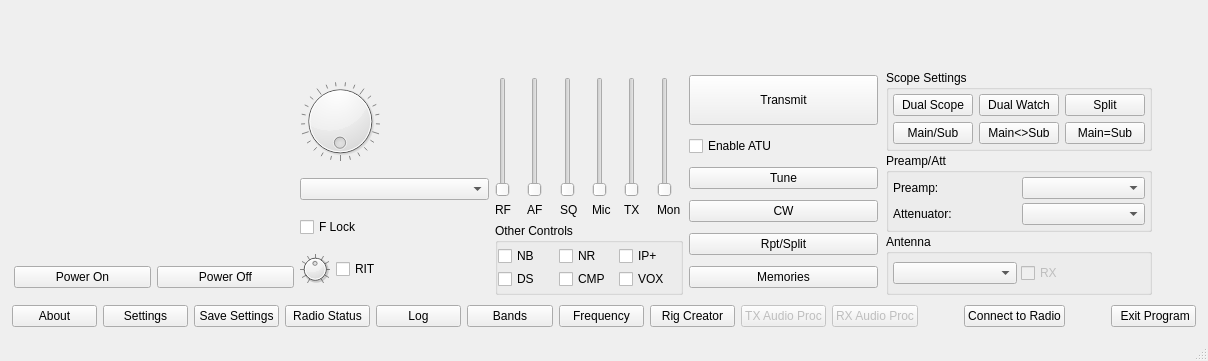
<?xml version="1.0" encoding="UTF-8"?>
<ui version="4.0">
 <class>wfmain</class>
 <widget class="QMainWindow" name="wfmain">
  <property name="geometry">
   <rect>
    <x>0</x>
    <y>0</y>
    <width>1208</width>
    <height>361</height>
   </rect>
  </property>
  <property name="acceptDrops">
   <bool>true</bool>
  </property>
  <property name="windowTitle">
   <string>wfmain</string>
  </property>
  <widget class="QWidget" name="centralWidget">
   <layout class="QVBoxLayout" name="verticalLayout">
    <item>
     <widget class="QFrame" name="scopeVFOGroup">
      <property name="sizePolicy">
       <sizepolicy hsizetype="Preferred" vsizetype="Preferred">
        <horstretch>0</horstretch>
        <verstretch>0</verstretch>
       </sizepolicy>
      </property>
      <property name="frameShape">
       <enum>QFrame::NoFrame</enum>
      </property>
      <layout class="QVBoxLayout" name="scopeVFOLayout">
       <property name="spacing">
        <number>0</number>
       </property>
       <property name="leftMargin">
        <number>0</number>
       </property>
       <property name="topMargin">
        <number>0</number>
       </property>
       <property name="rightMargin">
        <number>0</number>
       </property>
       <property name="bottomMargin">
        <number>0</number>
       </property>
       <item>
        <layout class="QVBoxLayout" name="vfoLayout">
         <property name="spacing">
          <number>0</number>
         </property>
         <property name="leftMargin">
          <number>0</number>
         </property>
         <property name="topMargin">
          <number>0</number>
         </property>
         <property name="rightMargin">
          <number>0</number>
         </property>
         <property name="bottomMargin">
          <number>0</number>
         </property>
        </layout>
       </item>
      </layout>
     </widget>
    </item>
    <item>
     <widget class="QFrame" name="mainGroup">
      <property name="sizePolicy">
       <sizepolicy hsizetype="Preferred" vsizetype="Fixed">
        <horstretch>0</horstretch>
        <verstretch>0</verstretch>
       </sizepolicy>
      </property>
      <property name="frameShape">
       <enum>QFrame::NoFrame</enum>
      </property>
      <property name="lineWidth">
       <number>1</number>
      </property>
      <property name="midLineWidth">
       <number>0</number>
      </property>
      <layout class="QVBoxLayout" name="verticalLayout_2">
       <property name="spacing">
        <number>2</number>
       </property>
       <property name="leftMargin">
        <number>3</number>
       </property>
       <property name="topMargin">
        <number>3</number>
       </property>
       <property name="rightMargin">
        <number>3</number>
       </property>
       <property name="bottomMargin">
        <number>3</number>
       </property>
       <item>
        <layout class="QHBoxLayout" name="horizontalLayout_2">
         <item>
          <layout class="QVBoxLayout" name="metersVerticalLayout">
           <property name="leftMargin">
            <number>0</number>
           </property>
           <item>
            <layout class="QVBoxLayout" name="meterLayout">
             <property name="spacing">
              <number>0</number>
             </property>
             <property name="topMargin">
              <number>0</number>
             </property>
             <property name="bottomMargin">
              <number>0</number>
             </property>
             <item>
              <widget class="meter" name="meterSPoWidget" native="true">
               <property name="sizePolicy">
                <sizepolicy hsizetype="Preferred" vsizetype="Fixed">
                 <horstretch>0</horstretch>
                 <verstretch>0</verstretch>
                </sizepolicy>
               </property>
               <property name="minimumSize">
                <size>
                 <width>280</width>
                 <height>30</height>
                </size>
               </property>
               <property name="maximumSize">
                <size>
                 <width>16777215</width>
                 <height>60</height>
                </size>
               </property>
              </widget>
             </item>
             <item>
              <widget class="meter" name="meter2Widget" native="true">
               <property name="sizePolicy">
                <sizepolicy hsizetype="Preferred" vsizetype="Fixed">
                 <horstretch>0</horstretch>
                 <verstretch>0</verstretch>
                </sizepolicy>
               </property>
               <property name="minimumSize">
                <size>
                 <width>280</width>
                 <height>30</height>
                </size>
               </property>
               <property name="maximumSize">
                <size>
                 <width>16777215</width>
                 <height>60</height>
                </size>
               </property>
              </widget>
             </item>
             <item>
              <widget class="meter" name="meter3Widget" native="true">
               <property name="minimumSize">
                <size>
                 <width>0</width>
                 <height>30</height>
                </size>
               </property>
               <property name="maximumSize">
                <size>
                 <width>16777215</width>
                 <height>60</height>
                </size>
               </property>
              </widget>
             </item>
            </layout>
           </item>
           <item>
            <layout class="QHBoxLayout" name="horizontalLayout_27">
             <item>
              <widget class="QPushButton" name="rigPowerOnBtn">
               <property name="focusPolicy">
                <enum>Qt::NoFocus</enum>
               </property>
               <property name="toolTip">
                <string>&lt;html&gt;&lt;head/&gt;&lt;body&gt;&lt;p&gt;Turns the radio on&lt;/p&gt;&lt;/body&gt;&lt;/html&gt;</string>
               </property>
               <property name="text">
                <string>Power On</string>
               </property>
              </widget>
             </item>
             <item>
              <widget class="QPushButton" name="rigPowerOffBtn">
               <property name="focusPolicy">
                <enum>Qt::NoFocus</enum>
               </property>
               <property name="toolTip">
                <string>&lt;html&gt;&lt;head/&gt;&lt;body&gt;&lt;p&gt;Turns the radio off&lt;/p&gt;&lt;/body&gt;&lt;/html&gt;</string>
               </property>
               <property name="text">
                <string>Power Off</string>
               </property>
              </widget>
             </item>
            </layout>
           </item>
          </layout>
         </item>
         <item>
          <layout class="QVBoxLayout" name="tuningLayout">
           <property name="rightMargin">
            <number>0</number>
           </property>
           <item>
            <widget class="QDial" name="freqDial">
             <property name="sizePolicy">
              <sizepolicy hsizetype="Fixed" vsizetype="Fixed">
               <horstretch>0</horstretch>
               <verstretch>0</verstretch>
              </sizepolicy>
             </property>
             <property name="minimumSize">
              <size>
               <width>60</width>
               <height>60</height>
              </size>
             </property>
             <property name="maximumSize">
              <size>
               <width>80</width>
               <height>80</height>
              </size>
             </property>
             <property name="accessibleName">
              <string>Tuning Dial</string>
             </property>
             <property name="minimum">
              <number>3000</number>
             </property>
             <property name="maximum">
              <number>4000</number>
             </property>
             <property name="singleStep">
              <number>10</number>
             </property>
             <property name="pageStep">
              <number>100</number>
             </property>
             <property name="wrapping">
              <bool>true</bool>
             </property>
             <property name="notchesVisible">
              <bool>true</bool>
             </property>
            </widget>
           </item>
           <item>
            <widget class="QComboBox" name="tuningStepCombo">
             <property name="toolTip">
              <string>Tuning Step Selection possibly. Or not...</string>
             </property>
             <property name="accessibleName">
              <string>Tuning Step Selection</string>
             </property>
             <property name="sizeAdjustPolicy">
              <enum>QComboBox::AdjustToContents</enum>
             </property>
            </widget>
           </item>
           <item>
            <widget class="QCheckBox" name="tuneLockChk">
             <property name="accessibleName">
              <string>Frequency Lock</string>
             </property>
             <property name="text">
              <string>F Lock</string>
             </property>
            </widget>
           </item>
           <item>
            <layout class="QHBoxLayout" name="horizontalLayout_25">
             <item>
              <widget class="QDial" name="ritTuneDial">
               <property name="maximumSize">
                <size>
                 <width>30</width>
                 <height>30</height>
                </size>
               </property>
               <property name="accessibleName">
                <string>R I T Dial</string>
               </property>
               <property name="minimum">
                <number>-500</number>
               </property>
               <property name="maximum">
                <number>500</number>
               </property>
               <property name="singleStep">
                <number>10</number>
               </property>
               <property name="pageStep">
                <number>50</number>
               </property>
               <property name="invertedAppearance">
                <bool>false</bool>
               </property>
               <property name="notchTarget">
                <double>10.000000000000000</double>
               </property>
               <property name="notchesVisible">
                <bool>true</bool>
               </property>
              </widget>
             </item>
             <item>
              <widget class="QCheckBox" name="ritEnableChk">
               <property name="accessibleName">
                <string>R I T Enable</string>
               </property>
               <property name="text">
                <string>RIT</string>
               </property>
              </widget>
             </item>
            </layout>
           </item>
          </layout>
         </item>
         <item>
          <layout class="QVBoxLayout" name="controlsLayout">
           <item>
            <spacer name="verticalSpacer">
             <property name="orientation">
              <enum>Qt::Vertical</enum>
             </property>
             <property name="sizeHint" stdset="0">
              <size>
               <width>20</width>
               <height>5</height>
              </size>
             </property>
            </spacer>
           </item>
           <item>
            <layout class="QHBoxLayout" name="levelsHorizontalLayout">
             <property name="spacing">
              <number>6</number>
             </property>
             <property name="sizeConstraint">
              <enum>QLayout::SetDefaultConstraint</enum>
             </property>
             <property name="topMargin">
              <number>0</number>
             </property>
             <item>
              <layout class="QVBoxLayout" name="rfVerticalLayout">
               <property name="spacing">
                <number>6</number>
               </property>
               <property name="sizeConstraint">
                <enum>QLayout::SetDefaultConstraint</enum>
               </property>
               <property name="rightMargin">
                <number>0</number>
               </property>
               <item>
                <widget class="QSlider" name="rfGainSlider">
                 <property name="sizePolicy">
                  <sizepolicy hsizetype="Fixed" vsizetype="Fixed">
                   <horstretch>0</horstretch>
                   <verstretch>0</verstretch>
                  </sizepolicy>
                 </property>
                 <property name="minimumSize">
                  <size>
                   <width>0</width>
                   <height>120</height>
                  </size>
                 </property>
                 <property name="maximumSize">
                  <size>
                   <width>16777215</width>
                   <height>16777215</height>
                  </size>
                 </property>
                 <property name="toolTip">
                  <string>RX RF Gain</string>
                 </property>
                 <property name="accessibleName">
                  <string>RF Gain</string>
                 </property>
                 <property name="accessibleDescription">
                  <string>Receiver RF Gain</string>
                 </property>
                 <property name="maximum">
                  <number>255</number>
                 </property>
                </widget>
               </item>
               <item>
                <widget class="QLabel" name="rfGainLabel">
                 <property name="minimumSize">
                  <size>
                   <width>0</width>
                   <height>0</height>
                  </size>
                 </property>
                 <property name="maximumSize">
                  <size>
                   <width>16777215</width>
                   <height>15</height>
                  </size>
                 </property>
                 <property name="text">
                  <string>RF</string>
                 </property>
                </widget>
               </item>
              </layout>
             </item>
             <item>
              <layout class="QVBoxLayout" name="afVerticalLayout">
               <property name="rightMargin">
                <number>0</number>
               </property>
               <item>
                <widget class="QSlider" name="afGainSlider">
                 <property name="sizePolicy">
                  <sizepolicy hsizetype="Fixed" vsizetype="Fixed">
                   <horstretch>0</horstretch>
                   <verstretch>0</verstretch>
                  </sizepolicy>
                 </property>
                 <property name="minimumSize">
                  <size>
                   <width>0</width>
                   <height>120</height>
                  </size>
                 </property>
                 <property name="maximumSize">
                  <size>
                   <width>16777215</width>
                   <height>16777215</height>
                  </size>
                 </property>
                 <property name="toolTip">
                  <string>RX AF Gain</string>
                 </property>
                 <property name="accessibleName">
                  <string>AF Gain</string>
                 </property>
                 <property name="accessibleDescription">
                  <string>Receive Audio Level. Sets rig volume on USB rigs, and sets PC volume on LAN rigs.</string>
                 </property>
                 <property name="maximum">
                  <number>255</number>
                 </property>
                </widget>
               </item>
               <item>
                <widget class="QLabel" name="afGainLabel">
                 <property name="maximumSize">
                  <size>
                   <width>16777215</width>
                   <height>15</height>
                  </size>
                 </property>
                 <property name="text">
                  <string>AF</string>
                 </property>
                </widget>
               </item>
              </layout>
             </item>
             <item>
              <layout class="QVBoxLayout" name="sqVerticalLayout">
               <property name="leftMargin">
                <number>0</number>
               </property>
               <item>
                <widget class="QSlider" name="sqlSlider">
                 <property name="sizePolicy">
                  <sizepolicy hsizetype="Fixed" vsizetype="Fixed">
                   <horstretch>0</horstretch>
                   <verstretch>0</verstretch>
                  </sizepolicy>
                 </property>
                 <property name="minimumSize">
                  <size>
                   <width>0</width>
                   <height>120</height>
                  </size>
                 </property>
                 <property name="maximumSize">
                  <size>
                   <width>16777215</width>
                   <height>16777215</height>
                  </size>
                 </property>
                 <property name="toolTip">
                  <string>&lt;html&gt;&lt;head/&gt;&lt;body&gt;&lt;p&gt;Squelch&lt;/p&gt;&lt;/body&gt;&lt;/html&gt;</string>
                 </property>
                 <property name="accessibleName">
                  <string>Squelch</string>
                 </property>
                 <property name="accessibleDescription">
                  <string>Squelch control. Top is fully-muted, bottom is wide open.</string>
                 </property>
                 <property name="maximum">
                  <number>255</number>
                 </property>
                </widget>
               </item>
               <item>
                <widget class="QLabel" name="squelchLabel">
                 <property name="maximumSize">
                  <size>
                   <width>16777215</width>
                   <height>15</height>
                  </size>
                 </property>
                 <property name="text">
                  <string>SQ</string>
                 </property>
                </widget>
               </item>
              </layout>
             </item>
             <item>
              <layout class="QVBoxLayout" name="micVerticalLayout">
               <property name="leftMargin">
                <number>0</number>
               </property>
               <item>
                <widget class="QSlider" name="micGainSlider">
                 <property name="sizePolicy">
                  <sizepolicy hsizetype="Fixed" vsizetype="Fixed">
                   <horstretch>0</horstretch>
                   <verstretch>0</verstretch>
                  </sizepolicy>
                 </property>
                 <property name="minimumSize">
                  <size>
                   <width>0</width>
                   <height>120</height>
                  </size>
                 </property>
                 <property name="maximumSize">
                  <size>
                   <width>16777215</width>
                   <height>16777215</height>
                  </size>
                 </property>
                 <property name="toolTip">
                  <string>Mic Gain</string>
                 </property>
                 <property name="accessibleName">
                  <string>Transmit Audio Gain</string>
                 </property>
                 <property name="accessibleDescription">
                  <string>Sets the gain for the transmit audio source, for example mic gain or accessory port gain</string>
                 </property>
                 <property name="maximum">
                  <number>255</number>
                 </property>
                </widget>
               </item>
               <item>
                <widget class="QLabel" name="modSliderLbl">
                 <property name="maximumSize">
                  <size>
                   <width>16777215</width>
                   <height>15</height>
                  </size>
                 </property>
                 <property name="text">
                  <string>Mic</string>
                 </property>
                </widget>
               </item>
              </layout>
             </item>
             <item>
              <layout class="QVBoxLayout" name="txVerticalLayout">
               <property name="rightMargin">
                <number>0</number>
               </property>
               <item>
                <widget class="QSlider" name="txPowerSlider">
                 <property name="sizePolicy">
                  <sizepolicy hsizetype="Fixed" vsizetype="Fixed">
                   <horstretch>0</horstretch>
                   <verstretch>0</verstretch>
                  </sizepolicy>
                 </property>
                 <property name="minimumSize">
                  <size>
                   <width>0</width>
                   <height>120</height>
                  </size>
                 </property>
                 <property name="maximumSize">
                  <size>
                   <width>16777215</width>
                   <height>16777215</height>
                  </size>
                 </property>
                 <property name="toolTip">
                  <string>Transmit Power</string>
                 </property>
                 <property name="accessibleName">
                  <string>Transmit Power</string>
                 </property>
                 <property name="accessibleDescription">
                  <string>Transmit power level</string>
                 </property>
                 <property name="maximum">
                  <number>255</number>
                 </property>
                </widget>
               </item>
               <item>
                <widget class="QLabel" name="txPowerLabel">
                 <property name="maximumSize">
                  <size>
                   <width>16777215</width>
                   <height>15</height>
                  </size>
                 </property>
                 <property name="text">
                  <string>TX</string>
                 </property>
                </widget>
               </item>
              </layout>
             </item>
             <item>
              <layout class="QVBoxLayout" name="monVerticalLayout">
               <item>
                <widget class="QSlider" name="monitorSlider">
                 <property name="sizePolicy">
                  <sizepolicy hsizetype="Fixed" vsizetype="Fixed">
                   <horstretch>0</horstretch>
                   <verstretch>0</verstretch>
                  </sizepolicy>
                 </property>
                 <property name="minimumSize">
                  <size>
                   <width>0</width>
                   <height>120</height>
                  </size>
                 </property>
                 <property name="maximumSize">
                  <size>
                   <width>16777215</width>
                   <height>16777215</height>
                  </size>
                 </property>
                 <property name="toolTip">
                  <string>Set the rado monitor level</string>
                 </property>
                 <property name="accessibleName">
                  <string>Monitor Level</string>
                 </property>
                 <property name="accessibleDescription">
                  <string>Transmit monitor audio level</string>
                 </property>
                 <property name="maximum">
                  <number>255</number>
                 </property>
                </widget>
               </item>
               <item>
                <widget class="ClickableLabel" name="monitorLabel">
                 <property name="maximumSize">
                  <size>
                   <width>16777215</width>
                   <height>15</height>
                  </size>
                 </property>
                 <property name="text">
                  <string>Mon</string>
                 </property>
                </widget>
               </item>
              </layout>
             </item>
            </layout>
           </item>
           <item>
            <widget class="QGroupBox" name="OtherControlsGrp">
             <property name="title">
              <string>Other Controls</string>
             </property>
             <layout class="QVBoxLayout" name="verticalLayout_3">
              <property name="spacing">
               <number>3</number>
              </property>
              <property name="leftMargin">
               <number>0</number>
              </property>
              <property name="topMargin">
               <number>3</number>
              </property>
              <property name="rightMargin">
               <number>0</number>
              </property>
              <property name="bottomMargin">
               <number>3</number>
              </property>
              <item>
               <layout class="QHBoxLayout" name="horizontalLayout_6">
                <property name="spacing">
                 <number>0</number>
                </property>
                <item>
                 <widget class="QCheckBox" name="nbEnableChk">
                  <property name="toolTip">
                   <string>Noise Blanker</string>
                  </property>
                  <property name="accessibleName">
                   <string>Noise Blanker</string>
                  </property>
                  <property name="text">
                   <string>NB</string>
                  </property>
                 </widget>
                </item>
                <item>
                 <widget class="QCheckBox" name="nrEnableChk">
                  <property name="toolTip">
                   <string>Noise Reduction</string>
                  </property>
                  <property name="accessibleName">
                   <string>Noise Reduction</string>
                  </property>
                  <property name="text">
                   <string>NR</string>
                  </property>
                 </widget>
                </item>
                <item>
                 <widget class="QCheckBox" name="ipPlusEnableChk">
                  <property name="toolTip">
                   <string>IP+ Funcion</string>
                  </property>
                  <property name="accessibleName">
                   <string>IP Plus</string>
                  </property>
                  <property name="text">
                   <string>IP+</string>
                  </property>
                 </widget>
                </item>
               </layout>
              </item>
              <item>
               <layout class="QHBoxLayout" name="horizontalLayout">
                <property name="spacing">
                 <number>0</number>
                </property>
                <item>
                 <widget class="QCheckBox" name="digiselEnableChk">
                  <property name="toolTip">
                   <string>Digi-Sel</string>
                  </property>
                  <property name="accessibleName">
                   <string>Digi-Sel</string>
                  </property>
                  <property name="text">
                   <string>DS</string>
                  </property>
                 </widget>
                </item>
                <item>
                 <widget class="QCheckBox" name="compEnableChk">
                  <property name="toolTip">
                   <string>Compressor</string>
                  </property>
                  <property name="accessibleName">
                   <string>Compressor</string>
                  </property>
                  <property name="text">
                   <string>CMP</string>
                  </property>
                 </widget>
                </item>
                <item>
                 <widget class="QCheckBox" name="voxEnableChk">
                  <property name="toolTip">
                   <string>Vox Enable</string>
                  </property>
                  <property name="accessibleName">
                   <string>VOX, Voice Operated Transmit</string>
                  </property>
                  <property name="text">
                   <string>VOX</string>
                  </property>
                 </widget>
                </item>
               </layout>
              </item>
             </layout>
            </widget>
           </item>
          </layout>
         </item>
         <item>
          <layout class="QVBoxLayout" name="buttonsVerticalLayout">
           <property name="leftMargin">
            <number>0</number>
           </property>
           <property name="topMargin">
            <number>0</number>
           </property>
           <item>
            <widget class="QPushButton" name="transmitBtn">
             <property name="minimumSize">
              <size>
               <width>0</width>
               <height>50</height>
              </size>
             </property>
             <property name="focusPolicy">
              <enum>Qt::NoFocus</enum>
             </property>
             <property name="toolTip">
              <string>Transmit and Receive button</string>
             </property>
             <property name="text">
              <string>Transmit</string>
             </property>
            </widget>
           </item>
           <item>
            <widget class="QCheckBox" name="tuneEnableChk">
             <property name="toolTip">
              <string>Enable the Automatic Antenna Tuner</string>
             </property>
             <property name="accessibleName">
              <string>Enable ATU</string>
             </property>
             <property name="accessibleDescription">
              <string>Enable or disable the automatic antenna tuner</string>
             </property>
             <property name="text">
              <string>Enable ATU</string>
             </property>
            </widget>
           </item>
           <item>
            <widget class="QPushButton" name="tuneNowBtn">
             <property name="focusPolicy">
              <enum>Qt::NoFocus</enum>
             </property>
             <property name="toolTip">
              <string>Start the automatic antenna tuner cycle</string>
             </property>
             <property name="text">
              <string>Tune</string>
             </property>
            </widget>
           </item>
           <item>
            <widget class="QPushButton" name="cwButton">
             <property name="focusPolicy">
              <enum>Qt::NoFocus</enum>
             </property>
             <property name="toolTip">
              <string>Press to bring up the CW Sender</string>
             </property>
             <property name="text">
              <string>CW</string>
             </property>
            </widget>
           </item>
           <item>
            <widget class="QPushButton" name="rptSetupBtn">
             <property name="focusPolicy">
              <enum>Qt::NoFocus</enum>
             </property>
             <property name="toolTip">
              <string>Show the repeater tone and offset window</string>
             </property>
             <property name="text">
              <string>Rpt/Split</string>
             </property>
            </widget>
           </item>
           <item>
            <widget class="QPushButton" name="memoriesBtn">
             <property name="focusPolicy">
              <enum>Qt::NoFocus</enum>
             </property>
             <property name="text">
              <string>Memories</string>
             </property>
            </widget>
           </item>
          </layout>
         </item>
         <item>
          <layout class="QVBoxLayout" name="rightControlsLayout">
           <property name="spacing">
            <number>2</number>
           </property>
           <property name="leftMargin">
            <number>2</number>
           </property>
           <property name="topMargin">
            <number>0</number>
           </property>
           <property name="rightMargin">
            <number>2</number>
           </property>
           <property name="bottomMargin">
            <number>0</number>
           </property>
           <item>
            <widget class="QGroupBox" name="scopeSettingsGroup">
             <property name="title">
              <string>Scope Settings</string>
             </property>
             <layout class="QHBoxLayout" name="horizontalLayout_4">
              <property name="spacing">
               <number>3</number>
              </property>
              <property name="leftMargin">
               <number>4</number>
              </property>
              <property name="topMargin">
               <number>4</number>
              </property>
              <property name="rightMargin">
               <number>4</number>
              </property>
              <property name="bottomMargin">
               <number>4</number>
              </property>
              <item>
               <layout class="QHBoxLayout" name="horizontalLayout_3">
                <property name="spacing">
                 <number>3</number>
                </property>
                <item>
                 <layout class="QGridLayout" name="gridLayout">
                  <item row="2" column="1">
                   <widget class="QPushButton" name="dualWatchBtn">
                    <property name="focusPolicy">
                     <enum>Qt::NoFocus</enum>
                    </property>
                    <property name="text">
                     <string>Dual Watch</string>
                    </property>
                    <property name="checkable">
                     <bool>true</bool>
                    </property>
                   </widget>
                  </item>
                  <item row="2" column="0">
                   <widget class="QPushButton" name="scopeDualBtn">
                    <property name="sizePolicy">
                     <sizepolicy hsizetype="Minimum" vsizetype="Fixed">
                      <horstretch>0</horstretch>
                      <verstretch>0</verstretch>
                     </sizepolicy>
                    </property>
                    <property name="maximumSize">
                     <size>
                      <width>16777215</width>
                      <height>16777215</height>
                     </size>
                    </property>
                    <property name="focusPolicy">
                     <enum>Qt::NoFocus</enum>
                    </property>
                    <property name="text">
                     <string>Dual Scope</string>
                    </property>
                    <property name="checkable">
                     <bool>true</bool>
                    </property>
                   </widget>
                  </item>
                  <item row="6" column="0">
                   <widget class="QPushButton" name="scopeMainSubBtn">
                    <property name="maximumSize">
                     <size>
                      <width>16777215</width>
                      <height>16777215</height>
                     </size>
                    </property>
                    <property name="focusPolicy">
                     <enum>Qt::NoFocus</enum>
                    </property>
                    <property name="text">
                     <string>Main/Sub</string>
                    </property>
                    <property name="checkable">
                     <bool>false</bool>
                    </property>
                   </widget>
                  </item>
                  <item row="2" column="2">
                   <widget class="QPushButton" name="splitBtn">
                    <property name="focusPolicy">
                     <enum>Qt::NoFocus</enum>
                    </property>
                    <property name="text">
                     <string>Split</string>
                    </property>
                    <property name="checkable">
                     <bool>true</bool>
                    </property>
                   </widget>
                  </item>
                  <item row="6" column="1">
                   <widget class="QPushButton" name="swapMainSubBtn">
                    <property name="focusPolicy">
                     <enum>Qt::NoFocus</enum>
                    </property>
                    <property name="text">
                     <string>Main&lt;&gt;Sub</string>
                    </property>
                   </widget>
                  </item>
                  <item row="6" column="2">
                   <widget class="QPushButton" name="mainEqualsSubBtn">
                    <property name="focusPolicy">
                     <enum>Qt::NoFocus</enum>
                    </property>
                    <property name="text">
                     <string>Main=Sub</string>
                    </property>
                   </widget>
                  </item>
                 </layout>
                </item>
               </layout>
              </item>
             </layout>
            </widget>
           </item>
           <item>
            <widget class="QGroupBox" name="preampAttGroup">
             <property name="title">
              <string>Preamp/Att</string>
             </property>
             <layout class="QVBoxLayout" name="preAttLayout">
              <property name="spacing">
               <number>4</number>
              </property>
              <property name="leftMargin">
               <number>4</number>
              </property>
              <property name="topMargin">
               <number>4</number>
              </property>
              <property name="rightMargin">
               <number>4</number>
              </property>
              <property name="bottomMargin">
               <number>4</number>
              </property>
              <item>
               <layout class="QHBoxLayout" name="horizontalLayout_23">
                <item>
                 <widget class="QLabel" name="preAmpLabel">
                  <property name="text">
                   <string>Preamp:</string>
                  </property>
                 </widget>
                </item>
                <item>
                 <widget class="QComboBox" name="preampSelCombo">
                  <property name="accessibleName">
                   <string>Preamp selector</string>
                  </property>
                  <property name="sizeAdjustPolicy">
                   <enum>QComboBox::AdjustToContents</enum>
                  </property>
                 </widget>
                </item>
               </layout>
              </item>
              <item>
               <layout class="QHBoxLayout" name="horizontalLayout_19">
                <property name="topMargin">
                 <number>0</number>
                </property>
                <property name="bottomMargin">
                 <number>0</number>
                </property>
                <item>
                 <widget class="QLabel" name="attenuatorLabel">
                  <property name="text">
                   <string>Attenuator:</string>
                  </property>
                 </widget>
                </item>
                <item>
                 <widget class="QComboBox" name="attSelCombo">
                  <property name="accessibleName">
                   <string>Attenuator selector</string>
                  </property>
                  <property name="sizeAdjustPolicy">
                   <enum>QComboBox::AdjustToContents</enum>
                  </property>
                 </widget>
                </item>
               </layout>
              </item>
             </layout>
            </widget>
           </item>
           <item>
            <widget class="QGroupBox" name="antennaGroup">
             <property name="title">
              <string>Antenna</string>
             </property>
             <layout class="QHBoxLayout" name="horizontalLayout_5">
              <property name="spacing">
               <number>4</number>
              </property>
              <property name="leftMargin">
               <number>4</number>
              </property>
              <property name="topMargin">
               <number>8</number>
              </property>
              <property name="rightMargin">
               <number>4</number>
              </property>
              <property name="bottomMargin">
               <number>8</number>
              </property>
              <item>
               <widget class="QComboBox" name="antennaSelCombo">
                <property name="accessibleName">
                 <string>Antenna port selector</string>
                </property>
                <property name="sizeAdjustPolicy">
                 <enum>QComboBox::AdjustToContents</enum>
                </property>
               </widget>
              </item>
              <item>
               <widget class="QCheckBox" name="rxAntennaCheck">
                <property name="enabled">
                 <bool>false</bool>
                </property>
                <property name="accessibleName">
                 <string>Receive Antenna</string>
                </property>
                <property name="text">
                 <string>RX</string>
                </property>
               </widget>
              </item>
             </layout>
            </widget>
           </item>
          </layout>
         </item>
         <item>
          <spacer name="horizontalSpacer_3">
           <property name="orientation">
            <enum>Qt::Vertical</enum>
           </property>
           <property name="sizeHint" stdset="0">
            <size>
             <width>40</width>
             <height>20</height>
            </size>
           </property>
          </spacer>
         </item>
        </layout>
       </item>
      </layout>
     </widget>
    </item>
    <item>
     <widget class="QFrame" name="lowerButtonsFrame">
      <property name="sizePolicy">
       <sizepolicy hsizetype="Expanding" vsizetype="Fixed">
        <horstretch>0</horstretch>
        <verstretch>0</verstretch>
       </sizepolicy>
      </property>
      <layout class="QHBoxLayout" name="horizontalLayout_16">
       <property name="sizeConstraint">
        <enum>QLayout::SetDefaultConstraint</enum>
       </property>
       <property name="leftMargin">
        <number>1</number>
       </property>
       <property name="topMargin">
        <number>1</number>
       </property>
       <property name="rightMargin">
        <number>1</number>
       </property>
       <property name="bottomMargin">
        <number>1</number>
       </property>
       <item>
        <widget class="QPushButton" name="aboutBtn">
         <property name="focusPolicy">
          <enum>Qt::NoFocus</enum>
         </property>
         <property name="text">
          <string>About</string>
         </property>
        </widget>
       </item>
       <item>
        <widget class="QPushButton" name="showSettingsBtn">
         <property name="focusPolicy">
          <enum>Qt::NoFocus</enum>
         </property>
         <property name="text">
          <string>Settings</string>
         </property>
        </widget>
       </item>
       <item>
        <widget class="QPushButton" name="saveSettingsBtn">
         <property name="focusPolicy">
          <enum>Qt::NoFocus</enum>
         </property>
         <property name="text">
          <string>Save Settings</string>
         </property>
        </widget>
       </item>
       <item>
        <widget class="QPushButton" name="radioStatusBtn">
         <property name="focusPolicy">
          <enum>Qt::NoFocus</enum>
         </property>
         <property name="text">
          <string>Radio Status</string>
         </property>
        </widget>
       </item>
       <item>
        <widget class="QPushButton" name="showLogBtn">
         <property name="focusPolicy">
          <enum>Qt::NoFocus</enum>
         </property>
         <property name="text">
          <string>Log</string>
         </property>
        </widget>
       </item>
       <item>
        <widget class="QPushButton" name="showBandsBtn">
         <property name="focusPolicy">
          <enum>Qt::NoFocus</enum>
         </property>
         <property name="text">
          <string>Bands</string>
         </property>
        </widget>
       </item>
       <item>
        <widget class="QPushButton" name="showFreqBtn">
         <property name="focusPolicy">
          <enum>Qt::NoFocus</enum>
         </property>
         <property name="text">
          <string>Frequency</string>
         </property>
        </widget>
       </item>
       <item>
        <widget class="QPushButton" name="rigCreatorBtn">
         <property name="focusPolicy">
          <enum>Qt::NoFocus</enum>
         </property>
         <property name="text">
          <string>Rig Creator</string>
         </property>
        </widget>
       </item>
       <item>
        <widget class="QPushButton" name="TXaudioProcBtn">
         <property name="enabled">
          <bool>false</bool>
         </property>
         <property name="focusPolicy">
          <enum>Qt::NoFocus</enum>
         </property>
         <property name="text">
          <string>TX Audio Proc</string>
         </property>
        </widget>
       </item>
       <item>
        <widget class="QPushButton" name="RXaudioProcBtn">
         <property name="enabled">
          <bool>false</bool>
         </property>
         <property name="focusPolicy">
          <enum>Qt::NoFocus</enum>
         </property>
         <property name="text">
          <string>RX Audio Proc</string>
         </property>
        </widget>
       </item>
       <item>
        <spacer name="horizontalSpacer_32">
         <property name="orientation">
          <enum>Qt::Vertical</enum>
         </property>
         <property name="sizeHint" stdset="0">
          <size>
           <width>40</width>
           <height>20</height>
          </size>
         </property>
        </spacer>
       </item>
       <item>
        <widget class="QPushButton" name="connectBtn">
         <property name="focusPolicy">
          <enum>Qt::NoFocus</enum>
         </property>
         <property name="text">
          <string>Connect to Radio</string>
         </property>
        </widget>
       </item>
       <item>
        <spacer name="horizontalSpacer_9">
         <property name="orientation">
          <enum>Qt::Vertical</enum>
         </property>
         <property name="sizeHint" stdset="0">
          <size>
           <width>40</width>
           <height>20</height>
          </size>
         </property>
        </spacer>
       </item>
       <item>
        <widget class="QPushButton" name="exitBtn">
         <property name="font">
          <font>
           <weight>50</weight>
           <bold>false</bold>
          </font>
         </property>
         <property name="focusPolicy">
          <enum>Qt::NoFocus</enum>
         </property>
         <property name="text">
          <string> Exit Program</string>
         </property>
        </widget>
       </item>
      </layout>
     </widget>
    </item>
   </layout>
  </widget>
  <widget class="QStatusBar" name="statusBar"/>
 </widget>
 <layoutdefault spacing="6" margin="11"/>
 <customwidgets>
  <customwidget>
   <class>meter</class>
   <extends>QWidget</extends>
   <header>meter.h</header>
   <container>1</container>
  </customwidget>
  <customwidget>
   <class>ClickableLabel</class>
   <extends>QLabel</extends>
   <header>clickablelabel.h</header>
  </customwidget>
 </customwidgets>
 <resources/>
 <connections/>
</ui>
